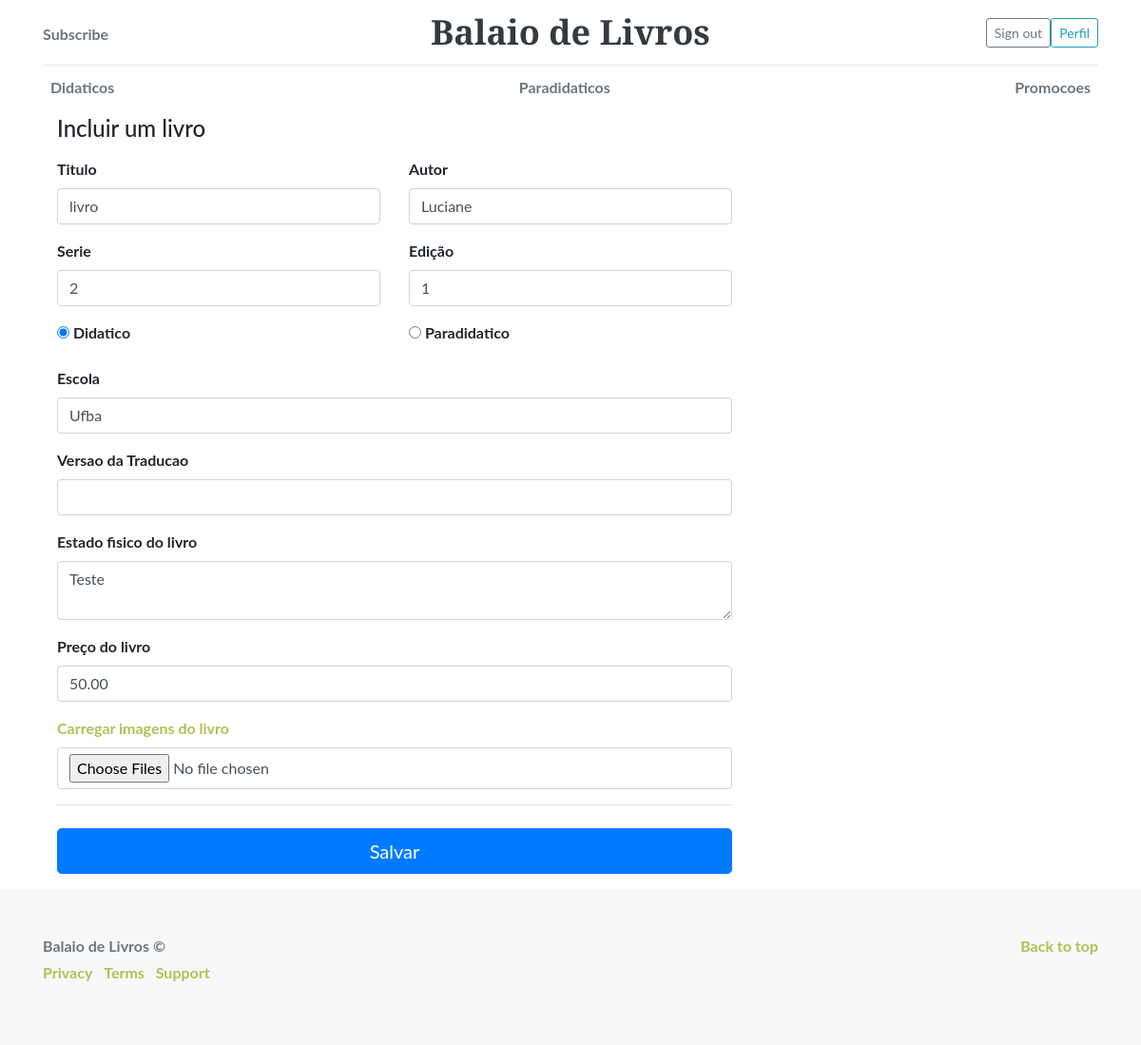
Screenshot of /bookform/editbook/9 (signed in) with the database file from the repository.
### app/models/tables.py (models this page shows, shortened)
class Book(db.Model):
    __tablename__ = "books"
    id = db.Column(db.Integer, primary_key=True, nullable=False)
    title = db.Column(db.String(80), nullable=False)
    author = db.Column(db.String(80), nullable=False)
    serie = db.Column(db.String(80), nullable=False)
    school = db.Column(db.String(80), nullable=False)
    edition =   db.Column(db.String(80), nullable=False)
    translateversion = db.Column(db.String(80))
    phisicalstate = db.Column(db.Text, nullable=False)
    type = db.Column(db.String(80), nullable=False)
    price = db.Column(db.Float)
    user_id = db.Column(db.Integer, db.ForeignKey("users.id"))
    user = db.relationship('User', foreign_keys = user_id)

### app/controllers/bookController.py (the view)
@app.route("/bookform/editbook/<id>",  methods = ["GET", "POST"])
@login_required
def editbook(id):
    book = tables.Book.query.get(id)
    form = bookform()
    if form.validate_on_submit():
        book.title=form.title.data
        book.author=form.author.data
        book.serie= form.serie.data
        book.school= form.school.data
        book.edition= form.edition.data
        book.translateversion= form.translateversion.data
        book.phisicalstate = form.phisicalstate.data
        book.price = form.price.data
        book.type= form.type.data
        book.user_id= current_user.id
        try:
            db.session.commit()
            flash('Voce editou um livro com sucesso!')
            return redirect(url_for("listbooks", id =current_user.id))
        except:
            flash('Erro ao editar livro')
    elif request.method == 'GET':
        form.title.data  = book.title
        form.author.data = book.author
        form.serie.data  = book.serie
        form.school.data = book.school
        form.edition.data= book.edition
        form.translateversion.data = book.translateversion
        form.phisicalstate.data    = book.phisicalstate
        form.price.data            = book.price
        form.type.data             = book.type
        current_user.id            = book.user_id
    return render_template("book/bookform.html", form = form)

### app/models/bookform.py
class bookform(FlaskForm):
    title = StringField("title", validators= [DataRequired()])
    author = StringField("author", validators= [DataRequired()])
    serie = StringField("serie", validators= [DataRequired()])
    school = StringField("school")
    edition = StringField("edition", validators= [DataRequired()])
    translateversion = StringField("translateversion")
    phisicalstate = TextAreaField("phisicalstate", validators= [DataRequired()])
    price = DecimalField("price", validators= [DataRequired()])
    type = RadioField("type", choices= [('Didatico','Didatico'),('Paradidatico','Paradidatico')], validators= [DataRequired()])

### app/models/tables.py (called while the page is built)
    @login_manager.user_loader
    def load_user(id):
        return User.query.get(int(id))

### app/templates/book/bookform.html (shortened to what this page needs)
{% extends "base.html" %}
{% block content %}
<div class="col-md-8 order-md-1">
        <h4 class="mb-3">Incluir um livro</h4>
        <form class="bookform" action= "" method="POST">
          <div class="row">
            <div class="col-md-6 mb-3">
              <label for="title">Titulo</label>
              {{form.title(class= "form-control")}}
            </div>
            <div class="col-md-6 mb-3">
              <label for="author">Autor</label>
              {{form.author(class= "form-control")}}
            </div>
          </div>
            <div class="row">
                <div class="col-md-6 mb-3">
                  <label for="serie">Serie</label>
                  {{form.serie(class= "form-control")}}
                </div>
                <div class="col-md-6 mb-3">
                  <label for="edition">Edição</label>
                  {{form.edition(class= "form-control")}}
                </div>
              </div>
            <div class="row">
             {% for subfield in form.type %}
                <div class=" col-md-6 mb-3">{{ subfield }} {{ subfield.label }}</div>
             {% endfor %}
            </div>
          <div class="mb-3">
                <label for="school">Escola</label>
                {{form.school(class= "form-control")}}
          </div>
          <div class="mb-3">
                <label for="translateversion">Versao da Traducao</label>
                {{form.translateversion(class= "form-control")}}
          </div>
          <div class="mb-3">
                <label for="phisicalstate">Estado fisico do livro</label>
                {{form.phisicalstate(class= "form-control",  placeholder="Paginas amareladas, marcas com canetas, etc")}}
          </div>
          <div class="mb-3">
                <label for="price">Preço do livro</label>
                {{form.price(class= "form-control")}}
          </div>
            <a href="{{ url_for('uploadImage') }}">
             <div class="form-group">
                 <label for="in-file">Carregar imagens do livro</label>
                 <input type="file" class="form-control" id="in-file" name="file" accept="image/*" multiple>
             </div>
            </a>
             <hr class="mb-4">
            <div class="mb-3">
             <button class="btn btn-lg btn-primary btn-block" type="submit">Salvar</button>
            </div>
        </form>
</div>
{% endblock %}

### app/static/css/style2.css (style rules this page uses)
body, html { width: 100%; height: 100%; }
body, h1, h2, h3 { font-family: "Lato", "Helvetica Neue", Helvetica, Arial, sans-serif; font-weight: 700; }
a, .navbar-default .navbar-brand, .navbar-default .navbar-nav>li>a { color: #aec251; }

### rows the page displays
Book: title "livro", author "Luciane", serie "2", edition "1", school "Ufba", phisicalstate "Teste", price "50.00"

### other values shown
{{ subfield.label }} "Didatico" "Paradidatico"
